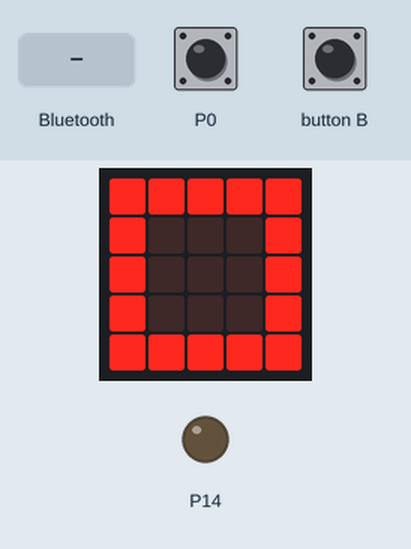
This program was run on a simulated BBC micro:bit (MakeCode). Shown: the board's 5×5 LED display, output pins drawn as LEDs (lit = HIGH). The test bench sets the inputs (shaded band); at power-on: P0 LOW.

Above: at 1.8 s.
1.9 s: button B pressed for 0.15 s
At 2.8 s:
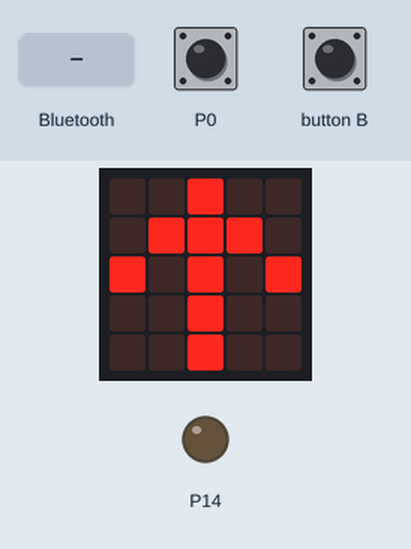
3.5 s: a phone connects over Bluetooth
At 4.4 s:
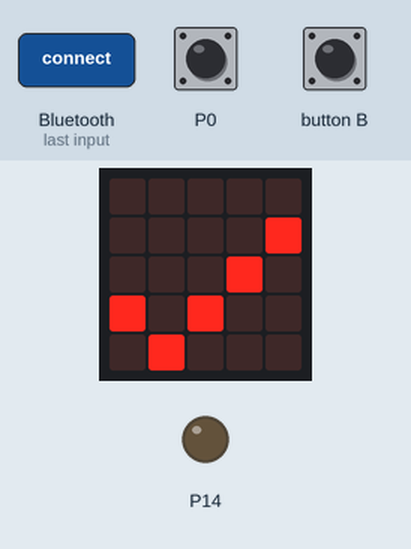
5.0 s: P0 pulled HIGH for 0.15 s
8.1 s: a phone disconnects over Bluetooth
At 9.3 s:
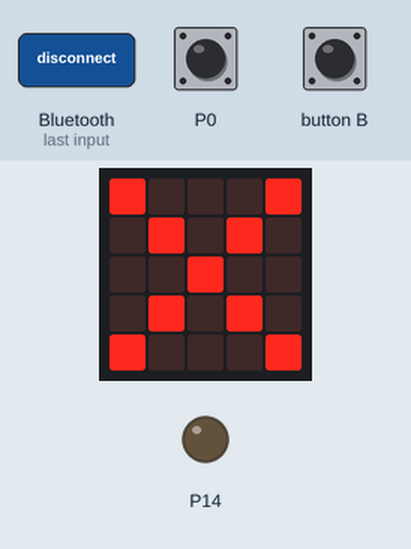
Timing chart, 0 to 11.1 s (numbered marks = the images above; inputs shaded):
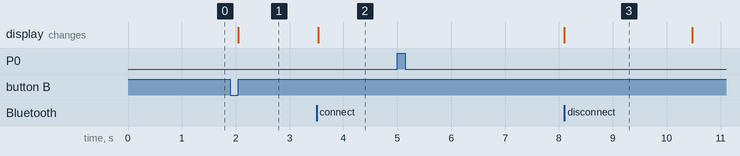

Measured:
- after the input at 1.9 s, the display: changes after 0.15 s (image 1)
- after the input at 3.5 s, the display: changes at once (image 2)
- after the input at 8.1 s, the display: changes at once (image 3)
- what the display in image 3 shows lasts 2.4 s, from 8.1 s to 10.5 s

The program:

main.ts
```typescript
function モード設定 (数値: number) {
    if (数値 == 1) {
        周波数2長 = 7
        ヘッダー1長 = 345
        ヘッダー2長 = 172
        _1T = 21
        _3T = 64
    } else if (数値 == 2) {
        周波数2長 = 7
        ヘッダー1長 = 130
        ヘッダー2長 = 65
        _1T = 16
        _3T = 49
    } else {
        IRデータ数 = IRデータ数 - 1
        周波数1長 = 5
        周波数2長 = 4
        ヘッダー1長 = 98
        ヘッダー2長 = 26
        _1T = 25
        _3T = 49
    }
}
bluetooth.onBluetoothConnected(function () {
    basic.showIcon(IconNames.Yes)
})
bluetooth.onBluetoothDisconnected(function () {
    basic.showIcon(IconNames.No)
})
bluetooth.onUartDataReceived(serial.delimiters(Delimiters.Fullstop), function () {
    受信データ = bluetooth.uartReadUntil(serial.delimiters(Delimiters.Fullstop))
    if (受信データ.length > 6) {
        IRモード = parseFloat(受信データ.charAt(0))
        IRデータ数 = parseFloat(受信データ.substr(1, 2))
        パルスくり返し回数 = parseFloat(受信データ.charAt(3))
        パルス間空き時間 = parseFloat(受信データ.substr(4, 2))
        IRデータ = []
        for (let カウンター = 0; カウンター <= 受信データ.length - 6; カウンター++) {
            IRデータ.push(受信データ.charAt(カウンター + 6))
        }
        モード設定(IRモード)
        basic.showIcon(IconNames.Happy)
        basic.clearScreen()
    }
})
input.onButtonPressed(Button.B, function () {
    basic.showArrow(ArrowNames.North)
    送信データ作成()
    for (let index = 0; index < パルスくり返し回数; index++) {
        for (let index = 0; index < ヘッダー1長; index++) {
            pins.digitalWritePin(DigitalPin.P14, LEDオン)
            for (let index = 0; index < 周波数1長; index++) {
                値 = pins.digitalReadPin(DigitalPin.P0)
            }
            pins.digitalWritePin(DigitalPin.P14, LEDオフ)
            for (let index = 0; index < 周波数2長; index++) {
                値 = pins.digitalReadPin(DigitalPin.P0)
            }
        }
        for (let index = 0; index < ヘッダー2長; index++) {
            pins.digitalWritePin(DigitalPin.P14, 0)
            for (let index = 0; index < 周波数1長; index++) {
                値 = pins.digitalReadPin(DigitalPin.P0)
            }
            pins.digitalWritePin(DigitalPin.P14, 0)
            for (let index = 0; index < 周波数2長; index++) {
                値 = pins.digitalReadPin(DigitalPin.P0)
            }
        }
        if (IRモード <= 2) {
            for (let カウンター = 0; カウンター <= IRデータ数; カウンター++) {
                for (let index = 0; index < _1T; index++) {
                    pins.digitalWritePin(DigitalPin.P14, LEDオン)
                    for (let index = 0; index < 周波数1長; index++) {
                        値 = pins.digitalReadPin(DigitalPin.P0)
                    }
                    pins.digitalWritePin(DigitalPin.P14, LEDオフ)
                    for (let index = 0; index < 周波数2長; index++) {
                        値 = pins.digitalReadPin(DigitalPin.P0)
                    }
                }
                for (let index = 0; index < 送信データ[カウンター]; index++) {
                    pins.digitalWritePin(DigitalPin.P14, 0)
                    for (let index = 0; index < 周波数1長; index++) {
                        値 = pins.digitalReadPin(DigitalPin.P0)
                    }
                    pins.digitalWritePin(DigitalPin.P14, 0)
                    for (let index = 0; index < 周波数2長; index++) {
                        値 = pins.digitalReadPin(DigitalPin.P0)
                    }
                }
            }
        } else {
            for (let カウンター = 0; カウンター <= IRデータ数; カウンター++) {
                for (let index = 0; index < 送信データ[カウンター]; index++) {
                    pins.digitalWritePin(DigitalPin.P14, LEDオン)
                    for (let index = 0; index < 周波数1長; index++) {
                        値 = pins.digitalReadPin(DigitalPin.P0)
                    }
                    pins.digitalWritePin(DigitalPin.P14, LEDオフ)
                    for (let index = 0; index < 周波数2長; index++) {
                        値 = pins.digitalReadPin(DigitalPin.P0)
                    }
                }
                for (let index = 0; index < _1T; index++) {
                    pins.digitalWritePin(DigitalPin.P14, 0)
                    for (let index = 0; index < 周波数1長; index++) {
                        値 = pins.digitalReadPin(DigitalPin.P0)
                    }
                    pins.digitalWritePin(DigitalPin.P14, 0)
                    for (let index = 0; index < 周波数2長; index++) {
                        値 = pins.digitalReadPin(DigitalPin.P0)
                    }
                }
            }
        }
        basic.pause(パルス間空き時間)
    }
    basic.clearScreen()
})
function 送信データ作成 () {
    送信データ = []
    for (let カウンター = 0; カウンター <= IRデータ.length; カウンター++) {
        if (IRデータ[カウンター] == "F") {
            値 = 15
        } else if (IRデータ[カウンター] == "E") {
            値 = 14
        } else if (IRデータ[カウンター] == "D") {
            値 = 13
        } else if (IRデータ[カウンター] == "C") {
            値 = 12
        } else if (IRデータ[カウンター] == "B") {
            値 = 11
        } else if (IRデータ[カウンター] == "A") {
            値 = 10
        } else if (IRデータ[カウンター] == "9") {
            値 = 9
        } else if (IRデータ[カウンター] == "8") {
            値 = 8
        } else if (IRデータ[カウンター] == "7") {
            値 = 7
        } else if (IRデータ[カウンター] == "6") {
            値 = 6
        } else if (IRデータ[カウンター] == "5") {
            値 = 5
        } else if (IRデータ[カウンター] == "4") {
            値 = 4
        } else if (IRデータ[カウンター] == "3") {
            値 = 3
        } else if (IRデータ[カウンター] == "2") {
            値 = 2
        } else if (IRデータ[カウンター] == "1") {
            値 = 1
        } else {
            値 = 0
        }
        if (値 >= 8) {
            送信データ.push(_3T)
            値 = 値 - 8
        } else {
            送信データ.push(_1T)
        }
        if (値 >= 4) {
            送信データ.push(_3T)
            値 = 値 - 4
        } else {
            送信データ.push(_1T)
        }
        if (値 >= 2) {
            送信データ.push(_3T)
            値 = 値 - 2
        } else {
            送信データ.push(_1T)
        }
        if (値 >= 1) {
            送信データ.push(_3T)
        } else {
            送信データ.push(_1T)
        }
    }
}
/**
 * IR送信テスト
 *
 * 搬送波
 *
 * ループ回数10＝25us、40KHz
 *
 * ループ回数12＝28us、36KHz
 */
let 受信データ = ""
let 周波数1長 = 0
let _3T = 0
let _1T = 0
let ヘッダー2長 = 0
let ヘッダー1長 = 0
let 周波数2長 = 0
let パルス間空き時間 = 0
let パルスくり返し回数 = 0
let IRモード = 0
let 送信データ: number[] = []
let IRデータ数 = 0
let IRデータ: string[] = []
let 値 = 0
let LEDオフ = 0
let LEDオン = 0
basic.showIcon(IconNames.Square)
LEDオン = 1
LEDオフ = 0
値 = 0
pins.digitalWritePin(DigitalPin.P14, 0)
IRデータ = []
IRデータ数 = 20
送信データ = []
IRモード = 3
パルスくり返し回数 = 5
パルス間空き時間 = 12
モード設定(IRモード)
```

test.ts
```typescript
// テストはここに来ます。このパッケージが拡張機能として使用されるときにはコンパイルされません。
```
